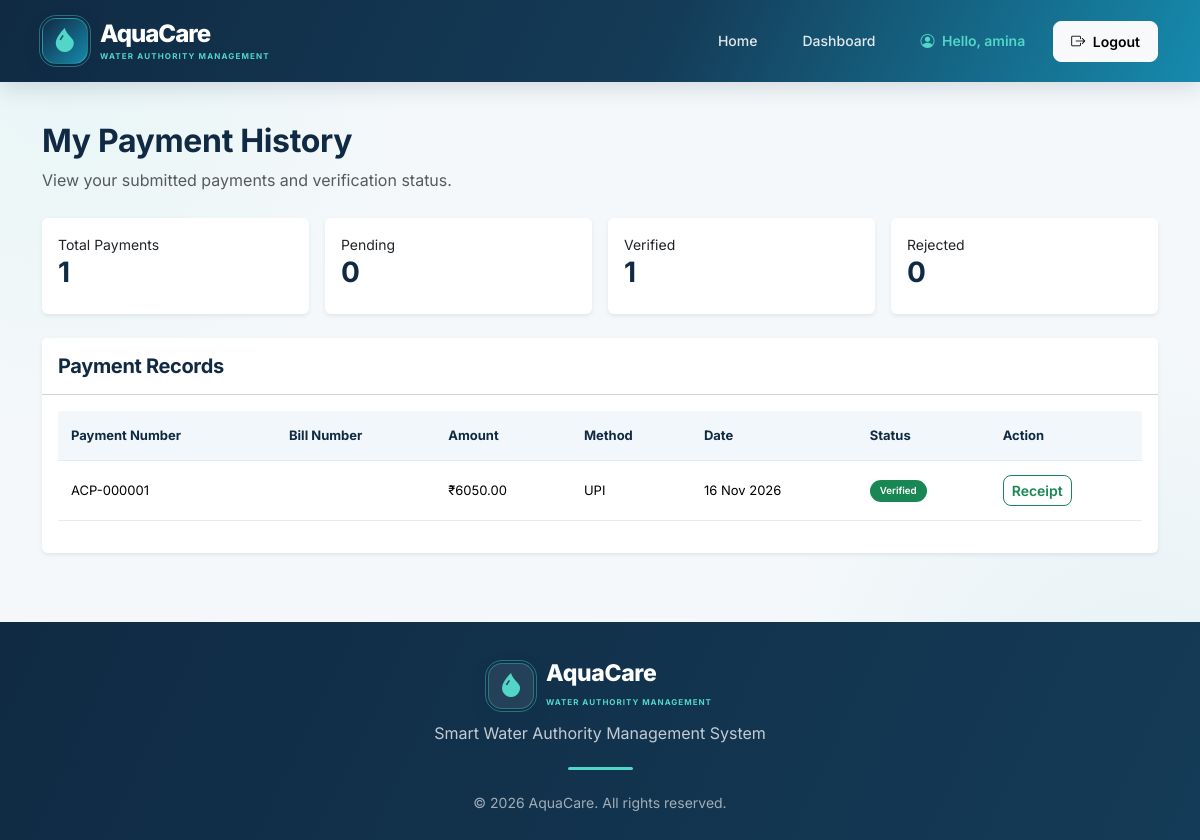
Screenshot of /my-payments/ (signed in) with the database file from the repository.
### accounts/models.py (models this page shows, shortened)
class CustomUser(AbstractUser):
    class Role(models.TextChoices):
        CUSTOMER = 'CUSTOMER', 'Customer'
        STAFF = 'STAFF', 'Water Authority Staff'
        MANAGER = 'MANAGER', 'Department Manager'
    role = models.CharField(
        max_length=20,
        choices=Role.choices,
        default=Role.CUSTOMER
    )
    phone_number = models.CharField(
        max_length=15,
        blank=True,
        null=True
    )
    address = models.TextField(
        blank=True,
        null=True
    )

### billing/models.py (models this page shows, shortened)
class Payment(models.Model):
    class PaymentMethod(models.TextChoices):
        UPI = 'UPI', 'UPI'
        BANK_TRANSFER = 'BANK_TRANSFER', 'Bank Transfer'
        CASH = 'CASH', 'Cash'
        OTHER = 'OTHER', 'Other'
    class Status(models.TextChoices):
        PENDING = 'PENDING', 'Pending Verification'
        VERIFIED = 'VERIFIED', 'Verified'
        REJECTED = 'REJECTED', 'Rejected'
    bill = models.ForeignKey(
        'billing.Bill',
        on_delete=models.PROTECT,
        related_name='payments'
    )
    customer = models.ForeignKey(
        settings.AUTH_USER_MODEL,
        on_delete=models.PROTECT,
        related_name='payments'
    )
    payment_number = models.CharField(
        max_length=30,
        unique=True,
        blank=True,
        null=True,
        default=None
    )
    amount = models.DecimalField(
        max_digits=12,
        decimal_places=2
    )
    payment_method = models.CharField(
        max_length=20,
        choices=PaymentMethod.choices
    )
    transaction_reference = models.CharField(
        max_length=100,
        unique=True
    )
    payment_date = models.DateField(
        default=timezone.localdate
    )
    status = models.CharField(
        max_length=20,
        choices=Status.choices,
        default=Status.PENDING
    )
    verified_by = models.ForeignKey(
        settings.AUTH_USER_MODEL,
        on_delete=models.SET_NULL,
        null=True,
        blank=True,
        related_name='verified_payments'
    )
    verified_at = models.DateTimeField(
        null=True,
        blank=True
    )
    staff_remarks = models.TextField(blank=True)
    created_at = models.DateTimeField(auto_now_add=True)
    class Meta:
        ordering = ['-created_at']
        constraints = [
            models.CheckConstraint(
                condition=Q(amount__gt=0),
                name='payment_amount_greater_than_zero'
            ),
            models.UniqueConstraint(
                fields=['bill'],
                condition=Q(status='VERIFIED'),
                name='one_verified_payment_per_bill'
            ),
        ]

### billing/views.py (the view)
@role_required(CustomUser.Role.CUSTOMER)
def payment_history(request):
    payments = Payment.objects.filter(
        customer=request.user
    ).select_related(
        'bill',
        'bill__connection'
    ).order_by('-created_at')
    context = {
        'payments': payments,
        'total_payments': payments.count(),
        'pending_payments': payments.filter(
            status=Payment.Status.PENDING
        ).count(),
        'verified_payments': payments.filter(
            status=Payment.Status.VERIFIED
        ).count(),
        'rejected_payments': payments.filter(
            status=Payment.Status.REJECTED
        ).count(),
    }
    return render(
        request,
        'billing/payment_history.html',
        context
    )

### templates/billing/payment_history.html (shortened to what this page needs)
{% extends 'base.html' %}
{% block content %}
<div class="container py-4">
    <div class="mb-4">
        <h2>My Payment History</h2>
        <p class="text-muted">
            View your submitted payments and verification status.
        </p>
    </div>
    <div class="row g-3 mb-4">
        <div class="col-md-3">
            <div class="card border-0 shadow-sm p-3">
                <small>Total Payments</small>
                <h3>{{ total_payments }}</h3>
            </div>
        </div>
        <div class="col-md-3">
            <div class="card border-0 shadow-sm p-3">
                <small>Pending</small>
                <h3>{{ pending_payments }}</h3>
            </div>
        </div>
        <div class="col-md-3">
            <div class="card border-0 shadow-sm p-3">
                <small>Verified</small>
                <h3>{{ verified_payments }}</h3>
            </div>
        </div>
        <div class="col-md-3">
            <div class="card border-0 shadow-sm p-3">
                <small>Rejected</small>
                <h3>{{ rejected_payments }}</h3>
            </div>
        </div>
    </div>
    <div class="card border-0 shadow-sm">
        <div class="card-header bg-white py-3">
            <h5 class="mb-0">Payment Records</h5>
        </div>
        <div class="card-body">
            {% if payments %}
                <div class="table-responsive">
                    <table class="table table-hover align-middle">
                        <thead>
                            <tr>
                                <th>Payment Number</th>
                                <th>Bill Number</th>
                                <th>Amount</th>
                                <th>Method</th>
                                <th>Date</th>
                                <th>Status</th>
                                <th>Action</th>
                            </tr>
                        </thead>
                        <tbody>
                            {% for payment in payments %}
                                <tr>
                                    <td>
                                        {{ payment.payment_number|default:"Pending number" }}
                                    </td>
                                    <td>
                                    </td>
                                    <td>
                                        ₹{{ payment.amount|floatformat:2 }}
                                    </td>
                                    <td>
                                        {{ payment.get_payment_method_display }}
                                    </td>
                                    <td>
                                        {{ payment.payment_date|date:"d M Y" }}
                                    </td>
                                    <td>
                                        {% if payment.status == 'VERIFIED' %}
                                            <span class="badge bg-success">
                                                Verified
                                            </span>
                                        {% elif payment.status == 'REJECTED' %}
                                            <span class="badge bg-danger">
                                                Rejected
                                            </span>
                                        {% else %}
                                            <span class="badge bg-warning text-dark">
                                                Pending
                                            </span>
                                        {% endif %}
                                    </td>
                                    <td>
                                        {% if payment.status == 'VERIFIED' %}
                                            <a href="{% url 'payment_receipt' payment.id %}"
                                               class="btn btn-outline-success btn-sm">
                                                Receipt
                                            </a>
                                        {% elif payment.status == 'REJECTED' %}
                                            <span class="text-danger small">
                                                {{ payment.staff_remarks }}
                                            </span>
                                        {% else %}
                                            <span class="text-muted small">
                                                Awaiting verification
                                            </span>
                                        {% endif %}
                                    </td>
                                </tr>
                            {% endfor %}
                        </tbody>
                    </table>
                </div>
            {% endif %}
        </div>
    </div>
</div>
{% endblock %}

### templates/base.html (shortened to what this page needs)
{% load static %}
<!DOCTYPE html>
<html lang="en">
<head>
    <link href="https://cdn.jsdelivr.net/npm/bootstrap@5.3.3/dist/css/bootstrap.min.css"
          rel="stylesheet">
    <link rel="stylesheet"
          href="https://cdn.jsdelivr.net/npm/bootstrap-icons@1.11.3/font/bootstrap-icons.min.css">
    <link rel="stylesheet" href="{% static 'css/style.css' %}">
</head>
<body>
    <nav class="navbar navbar-expand-lg navbar-dark aquacare-navbar">
        <div class="container">
            <a class="navbar-brand aqua-brand" href="{% url 'home' %}">
                <span class="aqua-logo-icon">
                    <i class="bi bi-droplet-fill"></i>
                </span>
                <span class="aqua-brand-text">
                    <strong>AquaCare</strong>
                    <small>WATER AUTHORITY MANAGEMENT</small>
                </span>
            </a>
            <div class="collapse navbar-collapse" id="mainNavbar">
                <ul class="navbar-nav ms-auto align-items-lg-center">
                    <li class="nav-item">
                        <a class="nav-link" href="{% url 'home' %}">
                            Home
                        </a>
                    </li>
                    {% if user.is_authenticated %}
                        {% if user.role == 'CUSTOMER' %}
                            <li class="nav-item">
                                <a class="nav-link"
                                   href="{% url 'customer_dashboard' %}">
                                    Dashboard
                                </a>
                            </li>
                        {% endif %}
                        <li class="nav-item">
                            <span class="nav-link user-welcome">
                                <i class="bi bi-person-circle me-1"></i>
                                Hello, {{ user.first_name|default:user.username }}
                            </span>
                        </li>
                        <li class="nav-item ms-lg-2">
                            <form method="POST" action="{% url 'logout' %}">
                                <button type="submit"
                                        class="btn btn-light btn-sm logout-btn">
                                    <i class="bi bi-box-arrow-right me-1"></i>
                                    Logout
                                </button>
                            </form>
                        </li>
                    {% endif %}
                </ul>
            </div>
        </div>
    </nav>
    <main class="main-content">
        {% block content %}
        {% endblock %}
    </main>
    <footer class="aquacare-footer">
        <div class="container">
            <div class="footer-brand">
                <span class="aqua-logo-icon footer-logo-icon">
                    <i class="bi bi-droplet-fill"></i>
                </span>
                <div class="footer-brand-text">
                    <h5>AquaCare</h5>
                    <small>WATER AUTHORITY MANAGEMENT</small>
                </div>
            </div>
            <p class="footer-description">
                Smart Water Authority Management System
            </p>
            <div class="footer-divider"></div>
            <small class="footer-copyright">
                © 2026 AquaCare. All rights reserved.
            </small>
        </div>
    </footer>
</body>
</html>

### rows the page displays
CustomUser: first_name "amina"
Payment: payment_number "ACP-000001", amount "6050.00", payment_method "UPI", payment_date "16 Nov 2026", status "Verified"

### other values shown
{{ total_payments }} "1"
{{ pending_payments }} "0"
{{ verified_payments }} "1"
{{ rejected_payments }} "0"
